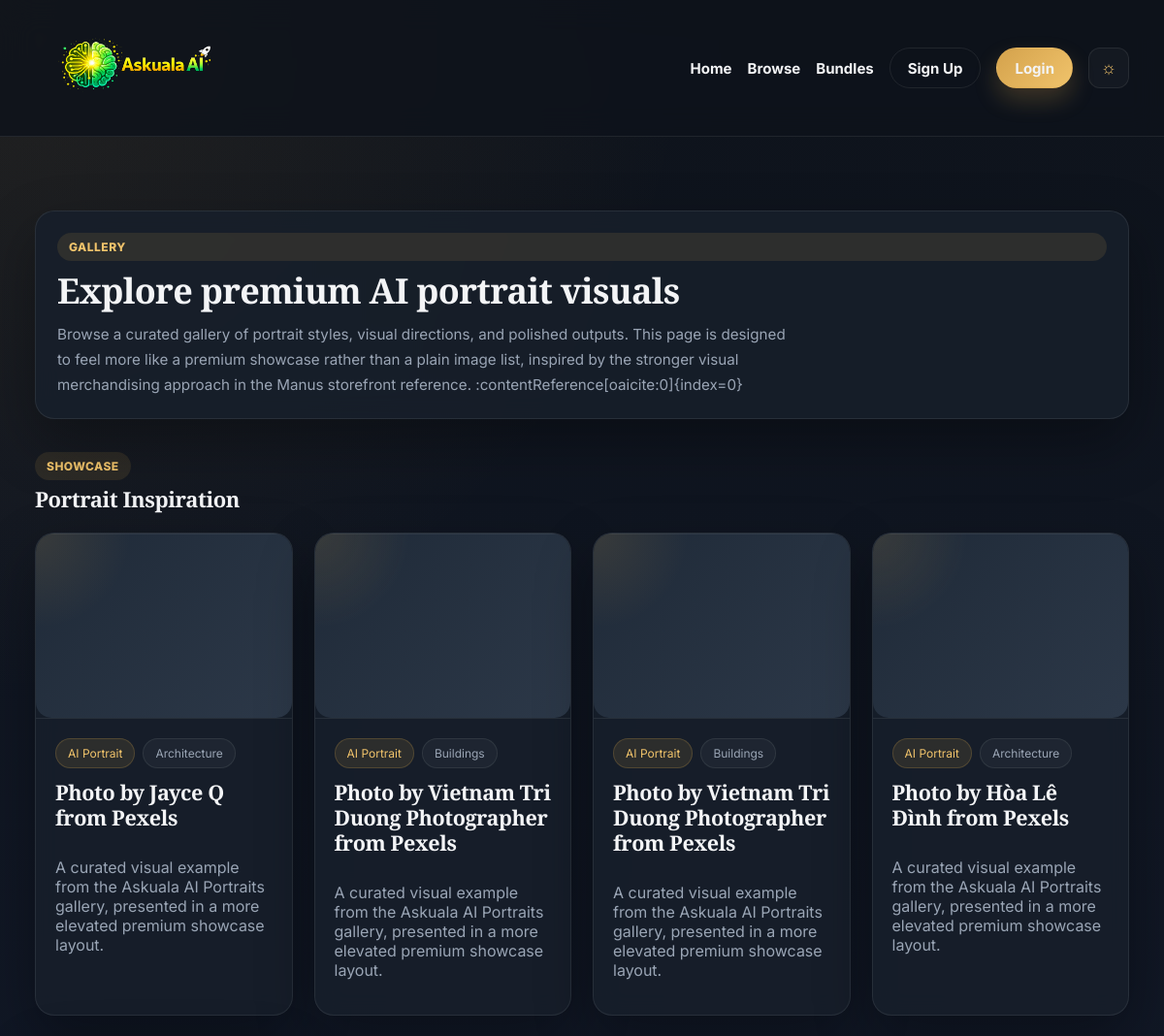
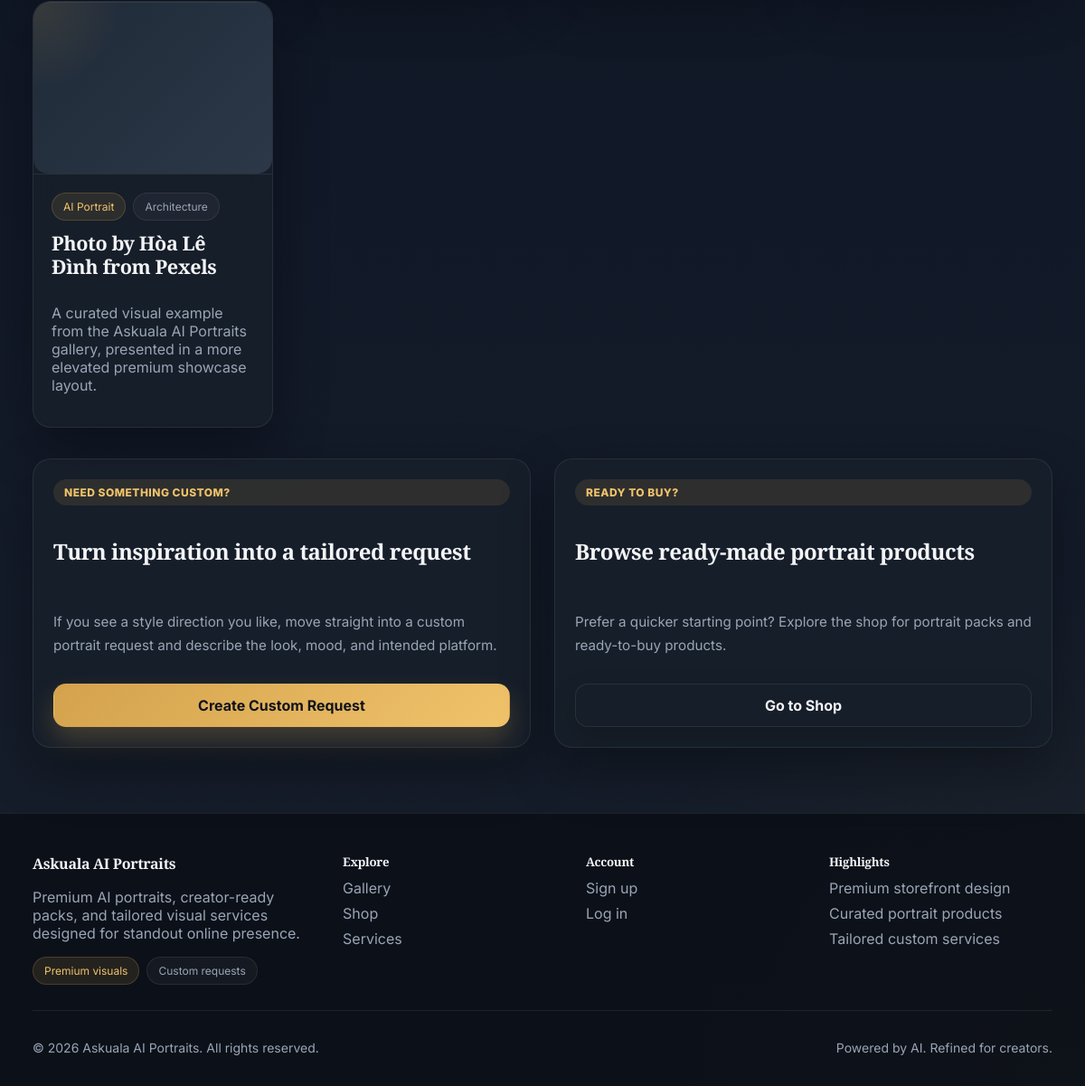
Page /gallery/ on the committed database (2 pictures, top to bottom).
### gallery/models.py (models this page shows, shortened)
class GalleryImage(models.Model):
    title = models.CharField(max_length=200)
    image_url = models.URLField()
    category = models.CharField(max_length=100, blank=True)
    caption = models.TextField(blank=True)
    is_featured = models.BooleanField(default=False)
    created_at = models.DateTimeField(auto_now_add=True)

### gallery/views.py (the view)
# urls.py: path('', gallery_list, name='gallery'),
def gallery_list(request):
    images = GalleryImage.objects.all().order_by('-created_at')
    return render(request, 'gallery/gallery_list.html', {'images': images})

### home/templatetags/nav_extras.py (called while the page is built)
@register.filter
def starts_with(value, arg):
    try:
        return str(value).startswith(str(arg))
    except Exception:
        return False

### shop/context_processors.py (called while the page is built)
def cart_count(request):
    cart = request.session.get('cart', {})
    count = sum(item.get('quantity', 0) for item in cart.values())
    return {
        'cart_count': count,
    }

### templates/gallery/gallery_list.html (shortened to what this page needs)
{% extends "base.html" %}
{% block content %}
<section class="section">
    <div class="card-soft page-intro-card">
        <span class="badge accent">Gallery</span>
        <h1>Explore premium AI portrait visuals</h1>
        <p class="muted">
            Browse a curated gallery of portrait styles, visual directions, and polished outputs.
            This page is designed to feel more like a premium showcase rather than a plain image list,
            inspired by the stronger visual merchandising approach in the Manus storefront reference. :contentReference[oaicite:0]{index=0}
        </p>
    </div>
</section>
<section class="section">
    <div class="section-head">
        <div>
            <span class="badge">Showcase</span>
            <h2>Portrait Inspiration</h2>
        </div>
    </div>
    {% if images %}
        <div class="gallery-grid gallery-premium-grid">
            {% for image in images %}
                <article class="gallery-card gallery-premium-card">
                    <div class="gallery-media-wrap">
                        {% if image.image %}
                            <img src="{{ image.image.url }}" alt="{{ image.title|default:'Gallery image' }}" class="gallery-premium-image">
                        {% else %}
                            <div class="card-img-placeholder"></div>
                        {% endif %}
                    </div>
                    <div class="gallery-card-body">
                        <div class="tag-row">
                            <span class="pill accent">AI Portrait</span>
                            {% if image.category %}
                                <span class="pill">{{ image.category }}</span>
                            {% endif %}
                        </div>
                        <h3>
                            {% if image.title %}
                                {{ image.title }}
                            {% else %}
                                Premium Portrait Concept
                            {% endif %}
                        </h3>
                        <p class="muted">
                            {% if image.description %}
                                {{ image.description|truncatewords:22 }}
                            {% else %}
                                A curated visual example from the Askuala AI Portraits gallery,
                                presented in a more elevated premium showcase layout.
                            {% endif %}
                        </p>
                    </div>
                </article>
            {% endfor %}
        </div>
    {% endif %}
</section>
<section class="section">
    <div class="split">
        <div class="card-soft">
            <span class="badge accent">Need something custom?</span>
            <h2>Turn inspiration into a tailored request</h2>
            <p class="muted">
                If you see a style direction you like, move straight into a custom portrait request
                and describe the look, mood, and intended platform.
            </p>
            <a href="{% url 'service_list' %}" class="btn-primary">Create Custom Request</a>
        </div>
        <div class="card-soft">
            <span class="badge">Ready to buy?</span>
            <h2>Browse ready-made portrait products</h2>
            <p class="muted">
                Prefer a quicker starting point? Explore the shop for portrait packs and ready-to-buy products.
            </p>
            <a href="{% url 'product_list' %}" class="btn-secondary">Go to Shop</a>
        </div>
    </div>
</section>
{% endblock %}

### static/css/style.css (style rules this page uses)
:root { --bg: #0e131b; --bg-2: #111827; --bg-3: #171f2b; --card: rgba(23, 31, 43, 0.88); --card-strong: #1b2431; --card-border: rgba(255, 255, 255, 0.08); --text: #f3f4f6; --muted: #9aa5b5; --accent: #d4a24c; --accent-2: #f0c36b; --accent-soft: rgba(212, 162, 76, 0.12); --success: #3ecf8e; --danger: #ff7b7b; --shadow: 0 24px 60px rgba(0, 0, 0, 0.32); --shadow-soft: 0 12px 30px rgba(0, 0, 0, 0.18); --radius-card: 20px; --radius-sm: 12px; }
* { box-sizing: border-box; }
html { scroll-behavior: smooth; }
body { font-family: 'Inter', 'Space Grotesk', -apple-system, BlinkMacSystemFont, 'Segoe UI', sans-serif; margin: 0; padding: 0; color: var(--text); background: radial-gradient(circle at top left, rgba(212, 162, 76, 0.10), transparent 28%), radial-gradient(circle at bottom right, rgba(212, 162, 76, 0.05), transparent 22%), linear-gradient(180deg, var(--bg) 0%, var(--bg-2) 55%, var(--bg-3) 100%); }
h1, h2, h3, h4, h5, h6 { font-family: 'Playfair Display', Georgia, serif; letter-spacing: -0.02em; }
.btn-primary, .btn-secondary { display: inline-flex; align-items: center; justify-content: center; min-height: 48px; padding: 0 18px; border-radius: 14px; font-weight: 700; border: 1px solid transparent; cursor: pointer; text-decoration: none; transition: transform 120ms ease, box-shadow 120ms ease, background 120ms ease; }
.btn-primary { background: linear-gradient(135deg, var(--accent), var(--accent-2)); color: #10141c; box-shadow: 0 14px 28px rgba(212, 162, 76, 0.24); }
.btn-secondary { background: var(--card); color: var(--text); border-color: var(--card-border); box-shadow: var(--shadow-soft); }
.section { display: grid; gap: 20px; margin-top: 34px; }
.section-head { display: flex; justify-content: space-between; align-items: center; gap: 16px; flex-wrap: wrap; }
.badge { display: inline-block; padding: 7px 12px; border-radius: 999px; background: var(--accent-soft); color: var(--accent-2); font-size: 12px; font-weight: 800; letter-spacing: 0.04em; text-transform: uppercase; }
.badge.accent { background: var(--accent-soft); color: var(--accent-2); }
.pill { display: inline-block; padding: 7px 12px; border-radius: 999px; background: rgba(255, 255, 255, 0.04); color: var(--muted); font-size: 12px; border: 1px solid var(--card-border); }
.pill.accent { background: var(--accent-soft); color: var(--accent-2); border-color: rgba(212, 162, 76, 0.22); }
.muted { color: var(--muted); }
.tag-row { display: flex; flex-wrap: wrap; gap: 8px; }
.card-soft, .gallery-card, .card-floating, .form-card, .empty-state { background: var(--card); border: 1px solid var(--card-border); border-radius: var(--radius-card); box-shadow: var(--shadow); backdrop-filter: blur(12px); }
.card-soft, .gallery-card, .card-floating, .form-card, .empty-state { padding: 22px; }
.gallery-grid { display: grid; grid-template-columns: repeat(auto-fit, minmax(260px, 1fr)); gap: 20px; }
.card-img-placeholder { width: 100%; height: 190px; border-radius: 16px; background: radial-gradient(circle at top left, rgba(212, 162, 76, 0.14), transparent 30%), linear-gradient(135deg, #1f2a38 0%, #2c3848 100%); box-shadow: inset 0 1px 0 rgba(255, 255, 255, 0.06); }
.split { display: grid; grid-template-columns: repeat(auto-fit, minmax(300px, 1fr)); gap: 26px; align-items: center; }
.gallery-premium-grid { gap: 22px; }
.gallery-premium-card { padding: 0; overflow: hidden; }
.gallery-media-wrap { position: relative; overflow: hidden; border-bottom: 1px solid var(--card-border); }
.gallery-card-body { padding: 20px; display: grid; gap: 12px; }
.gallery-card-body h3 { margin: 0; font-size: 1.35rem; line-height: 1.2; }
.split .card-soft { display: grid; gap: 14px; }
.card-soft p { line-height: 1.7; font-size: 0.95rem; }
.page-intro-card { display: grid; gap: 12px; }
.page-intro-card h1 { margin: 0; font-size: clamp(2rem, 3vw, 3.2rem); line-height: 1.08; }
.page-intro-card p { max-width: 760px; margin: 0; }
.btn-primary, .btn-secondary, .nav-btn { transition: transform 0.18s ease, box-shadow 0.18s ease, border-color 0.18s ease, background 0.18s ease, color 0.18s ease; }
.section-head h2 { margin: 4px 0 0; font-size: 22px; }

### rows in the picture
GalleryImage: category "Architecture", title "Photo by Jayce Q from Pexels"
GalleryImage: category "Buildings", title "Photo by Vietnam Tri Duong Photographer from Pexels"
GalleryImage: category "Buildings", title "Photo by Vietnam Tri Duong Photographer from Pexels"
GalleryImage: category "Architecture", title "Photo by Hòa Lê Đình from Pexels"
GalleryImage: category "Architecture", title "Photo by Hòa Lê Đình from Pexels"
